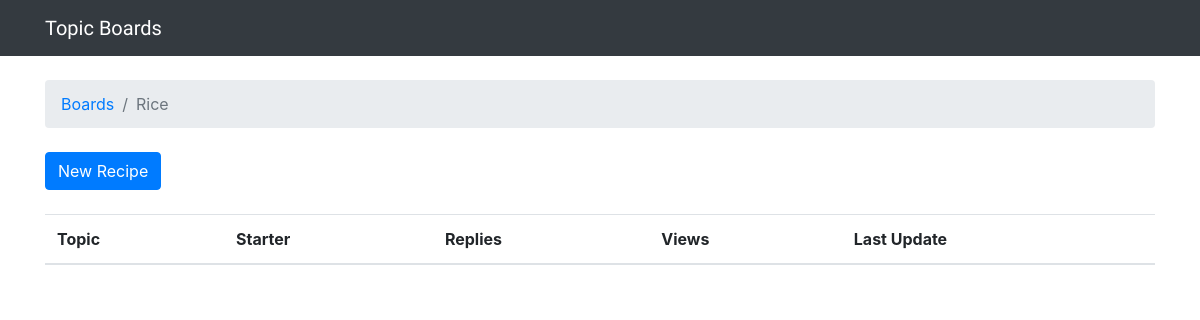
The app's page /boards/1/, older data.
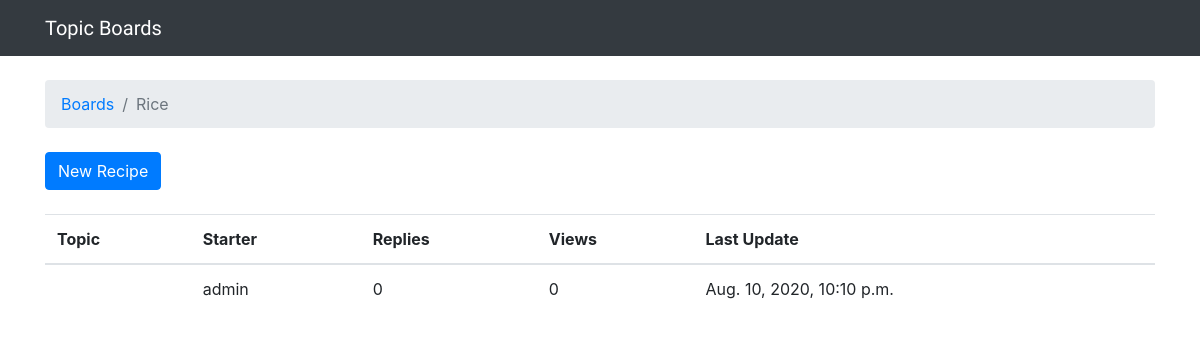
The same page, newer data.
### boards/models.py (models this page shows, shortened)
class Board(models.Model):
    name = models.CharField(max_length=30, unique=True)
    description = models.CharField(max_length=100)

class Topic(models.Model):
    subject = models.CharField(max_length=255)
    last_updated = models.DateTimeField(auto_now_add=True)
    board = models.ForeignKey(Board, related_name='topics',on_delete=models.PROTECT)
    starter = models.ForeignKey(User, related_name='topics',on_delete=models.PROTECT)
    last_updated = models.DateTimeField(auto_now_add=True)

### boards/views.py (the view)
# urls.py: url(r'^boards/(?P<pk>\d+)/$', views.board_topics, name='board_topics'),
def board_topics(request, pk):
    board = get_object_or_404(Board, pk=pk)
    return render(request, 'topics.html', {'board': board})

### templates/topics.html (shortened to what this page needs)
{% extends 'base.html' %}
{% block breadcrumb %}
  <li class="breadcrumb-item"><a href="{% url 'home' %}">Boards</a></li>
  <li class="breadcrumb-item active">{{ board.name }}</li>
{% endblock %}
{% block content %}
<div class="mb-4">
  <a href="{% url 'new_topic' board.pk %}" class="btn btn-primary">New Recipe</a>
</div>
<table class="table">
  <thead class="thead-inverse">
    <tr>
      <th>Topic</th>
      <th>Starter</th>
      <th>Replies</th>
      <th>Views</th>
      <th>Last Update</th>
    </tr>
  </thead>
  <tbody>
    {% for topic in board.topics.all %}
      <tr>
        <td>{{ topic.subject }}</td>
        <td>{{ topic.starter.username }}</td>
        <td>0</td>
        <td>0</td>
        <td>{{ topic.last_updated }}</td>
      </tr>
    {% endfor %}
  </tbody>
</table>
{% endblock %}

### templates/base.html (shortened to what this page needs)
{% load static %}<!DOCTYPE html>
<html>
  <head>
    <link rel="stylesheet" href="{% static 'css/bootstrap.min.css' %}">
    <link rel="stylesheet" href="{% static 'css/app.css' %}">
    </head>
  <body>
    <nav class="navbar navbar-expand-lg navbar-dark bg-dark">
        <div class="container">
          <a class="navbar-brand" href="{% url 'home' %}">Topic Boards</a>
        </div>
      </nav>
    <div class="container">
      <ol class="breadcrumb my-4">
        {% block breadcrumb %}
        {% endblock %}
      </ol>
      {% block content %}
      {% endblock %}
    </div>
  </body>
</html>

### static/css/app.css (style rules this page uses)
.navbar-brand { font-family: 'Peralta', cursive; }

Row changes from the older to the newer data that the page shows:
added Topic: starter.username "admin", last_updated "Aug. 10, 2020, 10:10 p.m."
